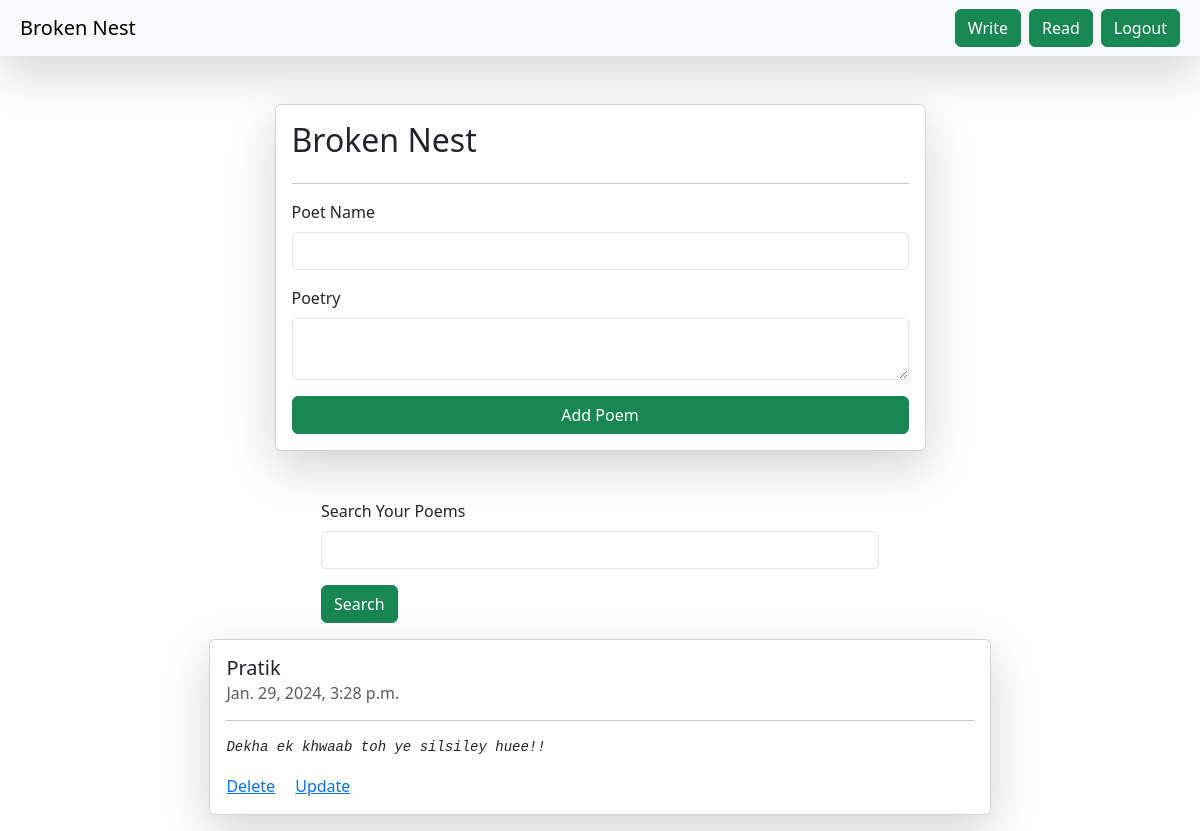
/brocken-nest/ (signed in), run on the app's committed database.
### brokennest/models.py (models this page shows)
class books(models.Model):
    user = models.ForeignKey(User,on_delete = models.SET_NULL, null=True,blank=True)
    note_name = models.CharField(max_length = 200)
    note_description = models.TextField()
    created_time = models.DateTimeField(null=True)

### brokennest/views.py (the view, shortened to what this page needs)
# urls.py: path("brocken-nest/", notebook, name = "notebook"),
@login_required(login_url="/login/")
def notebook(request):
    queryset = books.objects.all()
    if request.GET.get("Search"):
         queryset = queryset.filter(note_name__icontains = request.GET.get("Search"))
    context = {"notebook":queryset}
    return render(request, "books.html", context)

### brokennest/templates/books.html (shortened to what this page needs)
{% extends "base.html" %}
{% block start %}
    <div class = "container mt-5">
        <form class="col-7 mx-auto card p-3 shadow-lg" method="post">
            <h2>Broken Nest</h2>
            <hr>
            <div class="mb-3">
              <label class="form-label">Poet Name</label>
              <input name = "note_name" type="text" required class="form-control" >
            </div>
            <div class="mb-3">
              <label class="form-label">Poetry</label>
              <textarea name = "note_description" required class="form-control"></textarea>
            </div>
            <button type="submit" class="btn btn-success">Add Poem</button>
          </form>
          <div class="mt-5">
            <div class="mx-auto col-6 ">
            <form>
              <div class="mb-3">
                <label for="exampleInputEmail1" class="form-label">Search Your Poems</label>
                <input name="Search" type="text" class="form-control">
              </div>
              <button type="submit" class="btn btn-success">Search</button>
            </form>
            </div>
          </div>
          <div class="d-flex flex-column align-items-center">
            {% for note in notebook %}
            {% if request.user.is_authenticated and request.user == note.user %}
            <div class="card my-3 shadow-lg" style="width: 70%;">
              <div class="card-body">
                <h5 class="card-title">{{note.note_name}}</h5>
                <h6 class="card-subtitle mb-2 text-muted">{{note.created_time}}</h6>
                <hr>
                <i class="card-text"><pre mt-2>{{ note.note_description }}</pre></i>
                <a href="{% url 'delete_note' note.id %}" class="card-link">Delete</a>
                <a href="{% url 'update_note' note.id %}" class="card-link">Update</a>
              </div>
            </div>
            {% endif %}
            {% endfor %}
          </div>
    </div>
{% endblock %}

### data on the page
books: note_name "Pratik", created_time "Jan. 29, 2024, 3:28 p.m.", note_description "Dekha ek khwaab toh ye silsiley huee!!"
